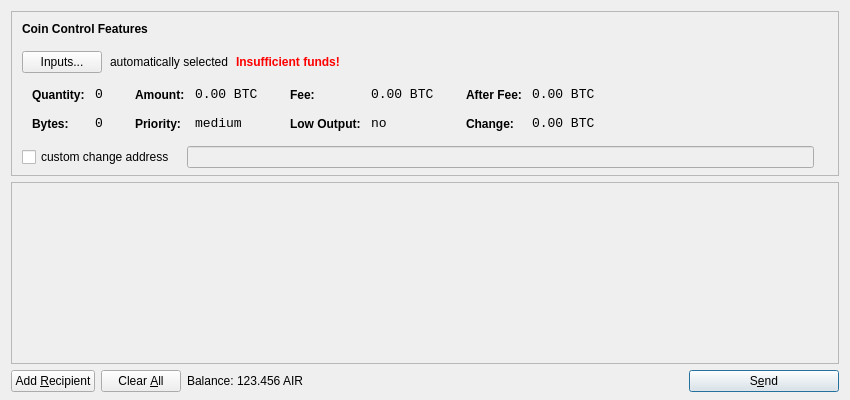
<?xml version="1.0" encoding="UTF-8"?>
<ui version="4.0">
 <class>SendCoinsDialog</class>
 <widget class="QDialog" name="SendCoinsDialog">
  <property name="geometry">
   <rect>
    <x>0</x>
    <y>0</y>
    <width>850</width>
    <height>400</height>
   </rect>
  </property>
  <property name="windowTitle">
   <string>Send Coins</string>
  </property>
  <layout class="QVBoxLayout" name="verticalLayout" stretch="0,1,0">
   <property name="bottomMargin">
    <number>8</number>
   </property>
   <item>
    <widget class="QFrame" name="frameCoinControl">
     <property name="sizePolicy">
      <sizepolicy hsizetype="Expanding" vsizetype="Expanding">
       <horstretch>0</horstretch>
       <verstretch>0</verstretch>
      </sizepolicy>
     </property>
     <property name="maximumSize">
      <size>
       <width>16777215</width>
       <height>16777215</height>
      </size>
     </property>
     <property name="frameShape">
      <enum>QFrame::StyledPanel</enum>
     </property>
     <property name="frameShadow">
      <enum>QFrame::Sunken</enum>
     </property>
     <layout class="QVBoxLayout" name="verticalLayoutCoinControl2">
      <property name="spacing">
       <number>-1</number>
      </property>
      <property name="leftMargin">
       <number>0</number>
      </property>
      <property name="topMargin">
       <number>0</number>
      </property>
      <property name="rightMargin">
       <number>0</number>
      </property>
      <property name="bottomMargin">
       <number>6</number>
      </property>
      <item>
       <layout class="QVBoxLayout" name="verticalLayoutCoinControl" stretch="0,0,0,0,1">
        <property name="spacing">
         <number>0</number>
        </property>
        <property name="leftMargin">
         <number>10</number>
        </property>
        <property name="topMargin">
         <number>10</number>
        </property>
        <item>
         <layout class="QHBoxLayout" name="horizontalLayoutCoinControl1">
          <property name="bottomMargin">
           <number>15</number>
          </property>
          <item>
           <widget class="QLabel" name="labelCoinControlFeatures">
            <property name="sizePolicy">
             <sizepolicy hsizetype="Preferred" vsizetype="Maximum">
              <horstretch>0</horstretch>
              <verstretch>0</verstretch>
             </sizepolicy>
            </property>
            <property name="font">
             <font>
              <weight>75</weight>
              <bold>true</bold>
             </font>
            </property>
            <property name="styleSheet">
             <string notr="true">font-weight:bold;</string>
            </property>
            <property name="text">
             <string>Coin Control Features</string>
            </property>
           </widget>
          </item>
         </layout>
        </item>
        <item>
         <layout class="QHBoxLayout" name="horizontalLayoutCoinControl2" stretch="0,0,0,0">
          <property name="spacing">
           <number>8</number>
          </property>
          <property name="bottomMargin">
           <number>10</number>
          </property>
          <item>
           <widget class="QPushButton" name="pushButtonCoinControl">
            <property name="styleSheet">
             <string notr="true"/>
            </property>
            <property name="text">
             <string>Inputs...</string>
            </property>
           </widget>
          </item>
          <item>
           <widget class="QLabel" name="labelCoinControlAutomaticallySelected">
            <property name="text">
             <string>automatically selected</string>
            </property>
            <property name="margin">
             <number>5</number>
            </property>
           </widget>
          </item>
          <item>
           <widget class="QLabel" name="labelCoinControlInsuffFunds">
            <property name="font">
             <font>
              <weight>75</weight>
              <bold>true</bold>
             </font>
            </property>
            <property name="styleSheet">
             <string notr="true">color:red;font-weight:bold;</string>
            </property>
            <property name="text">
             <string>Insufficient funds!</string>
            </property>
            <property name="margin">
             <number>5</number>
            </property>
           </widget>
          </item>
          <item>
           <spacer name="horizontalSpacerCoinControl">
            <property name="orientation">
             <enum>Qt::Horizontal</enum>
            </property>
            <property name="sizeHint" stdset="0">
             <size>
              <width>40</width>
              <height>1</height>
             </size>
            </property>
           </spacer>
          </item>
         </layout>
        </item>
        <item>
         <widget class="QWidget" name="widgetCoinControl" native="true">
          <property name="sizePolicy">
           <sizepolicy hsizetype="Preferred" vsizetype="Preferred">
            <horstretch>0</horstretch>
            <verstretch>0</verstretch>
           </sizepolicy>
          </property>
          <property name="minimumSize">
           <size>
            <width>0</width>
            <height>0</height>
           </size>
          </property>
          <property name="styleSheet">
           <string notr="true"/>
          </property>
          <layout class="QHBoxLayout" name="horizontalLayoutCoinControl5">
           <property name="margin">
            <number>0</number>
           </property>
           <item>
            <layout class="QHBoxLayout" name="horizontalLayoutCoinControl3" stretch="0,0,0,1">
             <property name="spacing">
              <number>20</number>
             </property>
             <property name="topMargin">
              <number>0</number>
             </property>
             <property name="bottomMargin">
              <number>10</number>
             </property>
             <item>
              <layout class="QFormLayout" name="formLayoutCoinControl1">
               <property name="horizontalSpacing">
                <number>10</number>
               </property>
               <property name="verticalSpacing">
                <number>14</number>
               </property>
               <property name="leftMargin">
                <number>10</number>
               </property>
               <property name="topMargin">
                <number>4</number>
               </property>
               <property name="rightMargin">
                <number>6</number>
               </property>
               <item row="0" column="0">
                <widget class="QLabel" name="labelCoinControlQuantityText">
                 <property name="styleSheet">
                  <string notr="true">font-weight:bold;</string>
                 </property>
                 <property name="text">
                  <string>Quantity:</string>
                 </property>
                 <property name="margin">
                  <number>0</number>
                 </property>
                </widget>
               </item>
               <item row="0" column="1">
                <widget class="QLabel" name="labelCoinControlQuantity">
                 <property name="font">
                  <font>
                   <family>Monospace</family>
                   <pointsize>10</pointsize>
                  </font>
                 </property>
                 <property name="cursor">
                  <cursorShape>IBeamCursor</cursorShape>
                 </property>
                 <property name="contextMenuPolicy">
                  <enum>Qt::ActionsContextMenu</enum>
                 </property>
                 <property name="text">
                  <string notr="true">0</string>
                 </property>
                 <property name="margin">
                  <number>0</number>
                 </property>
                 <property name="textInteractionFlags">
                  <set>Qt::LinksAccessibleByMouse|Qt::TextSelectableByKeyboard|Qt::TextSelectableByMouse</set>
                 </property>
                </widget>
               </item>
               <item row="1" column="0">
                <widget class="QLabel" name="labelCoinControlBytesText">
                 <property name="styleSheet">
                  <string notr="true">font-weight:bold;</string>
                 </property>
                 <property name="text">
                  <string>Bytes:</string>
                 </property>
                </widget>
               </item>
               <item row="1" column="1">
                <widget class="QLabel" name="labelCoinControlBytes">
                 <property name="font">
                  <font>
                   <family>Monospace</family>
                   <pointsize>10</pointsize>
                  </font>
                 </property>
                 <property name="cursor">
                  <cursorShape>IBeamCursor</cursorShape>
                 </property>
                 <property name="contextMenuPolicy">
                  <enum>Qt::ActionsContextMenu</enum>
                 </property>
                 <property name="text">
                  <string notr="true">0</string>
                 </property>
                 <property name="textInteractionFlags">
                  <set>Qt::LinksAccessibleByMouse|Qt::TextSelectableByKeyboard|Qt::TextSelectableByMouse</set>
                 </property>
                </widget>
               </item>
              </layout>
             </item>
             <item>
              <layout class="QFormLayout" name="formLayoutCoinControl2">
               <property name="horizontalSpacing">
                <number>10</number>
               </property>
               <property name="verticalSpacing">
                <number>14</number>
               </property>
               <property name="leftMargin">
                <number>6</number>
               </property>
               <property name="topMargin">
                <number>4</number>
               </property>
               <property name="rightMargin">
                <number>6</number>
               </property>
               <item row="0" column="0">
                <widget class="QLabel" name="labelCoinControlAmountText">
                 <property name="styleSheet">
                  <string notr="true">font-weight:bold;</string>
                 </property>
                 <property name="text">
                  <string>Amount:</string>
                 </property>
                 <property name="margin">
                  <number>0</number>
                 </property>
                </widget>
               </item>
               <item row="0" column="1">
                <widget class="QLabel" name="labelCoinControlAmount">
                 <property name="font">
                  <font>
                   <family>Monospace</family>
                   <pointsize>10</pointsize>
                  </font>
                 </property>
                 <property name="cursor">
                  <cursorShape>IBeamCursor</cursorShape>
                 </property>
                 <property name="contextMenuPolicy">
                  <enum>Qt::ActionsContextMenu</enum>
                 </property>
                 <property name="text">
                  <string notr="true">0.00 BTC</string>
                 </property>
                 <property name="textInteractionFlags">
                  <set>Qt::LinksAccessibleByMouse|Qt::TextSelectableByKeyboard|Qt::TextSelectableByMouse</set>
                 </property>
                </widget>
               </item>
               <item row="1" column="0">
                <widget class="QLabel" name="labelCoinControlPriorityText">
                 <property name="styleSheet">
                  <string notr="true">font-weight:bold;</string>
                 </property>
                 <property name="text">
                  <string>Priority:</string>
                 </property>
                </widget>
               </item>
               <item row="1" column="1">
                <widget class="QLabel" name="labelCoinControlPriority">
                 <property name="font">
                  <font>
                   <family>Monospace</family>
                   <pointsize>10</pointsize>
                  </font>
                 </property>
                 <property name="cursor">
                  <cursorShape>IBeamCursor</cursorShape>
                 </property>
                 <property name="contextMenuPolicy">
                  <enum>Qt::ActionsContextMenu</enum>
                 </property>
                 <property name="text">
                  <string>medium</string>
                 </property>
                 <property name="textInteractionFlags">
                  <set>Qt::LinksAccessibleByMouse|Qt::TextSelectableByKeyboard|Qt::TextSelectableByMouse</set>
                 </property>
                </widget>
               </item>
              </layout>
             </item>
             <item>
              <layout class="QFormLayout" name="formLayoutCoinControl3">
               <property name="horizontalSpacing">
                <number>10</number>
               </property>
               <property name="verticalSpacing">
                <number>14</number>
               </property>
               <property name="leftMargin">
                <number>6</number>
               </property>
               <property name="topMargin">
                <number>4</number>
               </property>
               <property name="rightMargin">
                <number>6</number>
               </property>
               <item row="0" column="0">
                <widget class="QLabel" name="labelCoinControlFeeText">
                 <property name="styleSheet">
                  <string notr="true">font-weight:bold;</string>
                 </property>
                 <property name="text">
                  <string>Fee:</string>
                 </property>
                 <property name="margin">
                  <number>0</number>
                 </property>
                </widget>
               </item>
               <item row="0" column="1">
                <widget class="QLabel" name="labelCoinControlFee">
                 <property name="font">
                  <font>
                   <family>Monospace</family>
                   <pointsize>10</pointsize>
                  </font>
                 </property>
                 <property name="cursor">
                  <cursorShape>IBeamCursor</cursorShape>
                 </property>
                 <property name="contextMenuPolicy">
                  <enum>Qt::ActionsContextMenu</enum>
                 </property>
                 <property name="text">
                  <string notr="true">0.00 BTC</string>
                 </property>
                 <property name="textInteractionFlags">
                  <set>Qt::LinksAccessibleByMouse|Qt::TextSelectableByKeyboard|Qt::TextSelectableByMouse</set>
                 </property>
                </widget>
               </item>
               <item row="1" column="0">
                <widget class="QLabel" name="labelCoinControlLowOutputText">
                 <property name="styleSheet">
                  <string notr="true">font-weight:bold;</string>
                 </property>
                 <property name="text">
                  <string>Low Output:</string>
                 </property>
                </widget>
               </item>
               <item row="1" column="1">
                <widget class="QLabel" name="labelCoinControlLowOutput">
                 <property name="font">
                  <font>
                   <family>Monospace</family>
                   <pointsize>10</pointsize>
                  </font>
                 </property>
                 <property name="cursor">
                  <cursorShape>IBeamCursor</cursorShape>
                 </property>
                 <property name="contextMenuPolicy">
                  <enum>Qt::ActionsContextMenu</enum>
                 </property>
                 <property name="text">
                  <string>no</string>
                 </property>
                 <property name="textInteractionFlags">
                  <set>Qt::LinksAccessibleByMouse|Qt::TextSelectableByKeyboard|Qt::TextSelectableByMouse</set>
                 </property>
                </widget>
               </item>
              </layout>
             </item>
             <item>
              <layout class="QFormLayout" name="formLayoutCoinControl4">
               <property name="horizontalSpacing">
                <number>10</number>
               </property>
               <property name="verticalSpacing">
                <number>14</number>
               </property>
               <property name="leftMargin">
                <number>6</number>
               </property>
               <property name="topMargin">
                <number>4</number>
               </property>
               <property name="rightMargin">
                <number>6</number>
               </property>
               <item row="0" column="0">
                <widget class="QLabel" name="labelCoinControlAfterFeeText">
                 <property name="styleSheet">
                  <string notr="true">font-weight:bold;</string>
                 </property>
                 <property name="text">
                  <string>After Fee:</string>
                 </property>
                 <property name="margin">
                  <number>0</number>
                 </property>
                </widget>
               </item>
               <item row="0" column="1">
                <widget class="QLabel" name="labelCoinControlAfterFee">
                 <property name="font">
                  <font>
                   <family>Monospace</family>
                   <pointsize>10</pointsize>
                  </font>
                 </property>
                 <property name="cursor">
                  <cursorShape>IBeamCursor</cursorShape>
                 </property>
                 <property name="contextMenuPolicy">
                  <enum>Qt::ActionsContextMenu</enum>
                 </property>
                 <property name="text">
                  <string notr="true">0.00 BTC</string>
                 </property>
                 <property name="textInteractionFlags">
                  <set>Qt::LinksAccessibleByMouse|Qt::TextSelectableByKeyboard|Qt::TextSelectableByMouse</set>
                 </property>
                </widget>
               </item>
               <item row="1" column="0">
                <widget class="QLabel" name="labelCoinControlChangeText">
                 <property name="styleSheet">
                  <string notr="true">font-weight:bold;</string>
                 </property>
                 <property name="text">
                  <string>Change:</string>
                 </property>
                </widget>
               </item>
               <item row="1" column="1">
                <widget class="QLabel" name="labelCoinControlChange">
                 <property name="font">
                  <font>
                   <family>Monospace</family>
                   <pointsize>10</pointsize>
                  </font>
                 </property>
                 <property name="cursor">
                  <cursorShape>IBeamCursor</cursorShape>
                 </property>
                 <property name="contextMenuPolicy">
                  <enum>Qt::ActionsContextMenu</enum>
                 </property>
                 <property name="text">
                  <string notr="true">0.00 BTC</string>
                 </property>
                 <property name="textInteractionFlags">
                  <set>Qt::LinksAccessibleByMouse|Qt::TextSelectableByKeyboard|Qt::TextSelectableByMouse</set>
                 </property>
                </widget>
               </item>
              </layout>
             </item>
            </layout>
           </item>
          </layout>
         </widget>
        </item>
        <item>
         <layout class="QHBoxLayout" name="horizontalLayoutCoinControl4" stretch="0,0,0">
          <property name="spacing">
           <number>12</number>
          </property>
          <property name="sizeConstraint">
           <enum>QLayout::SetDefaultConstraint</enum>
          </property>
          <property name="topMargin">
           <number>5</number>
          </property>
          <property name="rightMargin">
           <number>5</number>
          </property>
          <item>
           <widget class="QCheckBox" name="checkBoxCoinControlChange">
            <property name="text">
             <string>custom change address</string>
            </property>
           </widget>
          </item>
          <item>
           <widget class="QLineEdit" name="lineEditCoinControlChange">
            <property name="enabled">
             <bool>false</bool>
            </property>
            <property name="sizePolicy">
             <sizepolicy hsizetype="Expanding" vsizetype="Fixed">
              <horstretch>0</horstretch>
              <verstretch>0</verstretch>
             </sizepolicy>
            </property>
           </widget>
          </item>
          <item>
           <widget class="QLabel" name="labelCoinControlChangeLabel">
            <property name="sizePolicy">
             <sizepolicy hsizetype="Preferred" vsizetype="Expanding">
              <horstretch>0</horstretch>
              <verstretch>0</verstretch>
             </sizepolicy>
            </property>
            <property name="minimumSize">
             <size>
              <width>0</width>
              <height>0</height>
             </size>
            </property>
            <property name="text">
             <string/>
            </property>
            <property name="margin">
             <number>3</number>
            </property>
           </widget>
          </item>
         </layout>
        </item>
        <item>
         <spacer name="verticalSpacerCoinControl">
          <property name="orientation">
           <enum>Qt::Vertical</enum>
          </property>
          <property name="sizeHint" stdset="0">
           <size>
            <width>800</width>
            <height>1</height>
           </size>
          </property>
         </spacer>
        </item>
       </layout>
      </item>
     </layout>
    </widget>
   </item>
   <item>
    <widget class="QScrollArea" name="scrollArea">
     <property name="widgetResizable">
      <bool>true</bool>
     </property>
     <widget class="QWidget" name="scrollAreaWidgetContents">
      <property name="geometry">
       <rect>
        <x>0</x>
        <y>0</y>
        <width>830</width>
        <height>165</height>
       </rect>
      </property>
      <layout class="QVBoxLayout" name="verticalLayout_2">
       <property name="margin">
        <number>0</number>
       </property>
       <item>
        <layout class="QVBoxLayout" name="entries">
         <property name="spacing">
          <number>6</number>
         </property>
        </layout>
       </item>
       <item>
        <spacer name="verticalSpacer">
         <property name="orientation">
          <enum>Qt::Vertical</enum>
         </property>
         <property name="sizeHint" stdset="0">
          <size>
           <width>20</width>
           <height>40</height>
          </size>
         </property>
        </spacer>
       </item>
      </layout>
     </widget>
    </widget>
   </item>
   <item>
    <layout class="QHBoxLayout" name="horizontalLayout">
     <item>
      <widget class="QPushButton" name="addButton">
       <property name="toolTip">
        <string>Send to multiple recipients at once</string>
       </property>
       <property name="text">
        <string>Add &amp;Recipient</string>
       </property>
       <property name="icon">
        <iconset resource="../bitcoin.qrc">
         <normaloff>:/icons/add</normaloff>:/icons/add</iconset>
       </property>
       <property name="autoDefault">
        <bool>false</bool>
       </property>
      </widget>
     </item>
     <item>
      <widget class="QPushButton" name="clearButton">
       <property name="sizePolicy">
        <sizepolicy hsizetype="Minimum" vsizetype="Fixed">
         <horstretch>0</horstretch>
         <verstretch>0</verstretch>
        </sizepolicy>
       </property>
       <property name="toolTip">
        <string>Remove all transaction fields</string>
       </property>
       <property name="text">
        <string>Clear &amp;All</string>
       </property>
       <property name="icon">
        <iconset resource="../bitcoin.qrc">
         <normaloff>:/icons/remove</normaloff>:/icons/remove</iconset>
       </property>
       <property name="autoRepeatDelay">
        <number>300</number>
       </property>
       <property name="autoDefault">
        <bool>false</bool>
       </property>
      </widget>
     </item>
     <item>
      <layout class="QHBoxLayout" name="horizontalLayout_2">
       <property name="spacing">
        <number>3</number>
       </property>
       <item>
        <widget class="QLabel" name="label">
         <property name="text">
          <string>Balance:</string>
         </property>
        </widget>
       </item>
       <item>
        <widget class="QLabel" name="labelBalance">
         <property name="cursor">
          <cursorShape>IBeamCursor</cursorShape>
         </property>
         <property name="text">
          <string>123.456 AIR</string>
         </property>
         <property name="textInteractionFlags">
          <set>Qt::LinksAccessibleByMouse|Qt::TextSelectableByKeyboard|Qt::TextSelectableByMouse</set>
         </property>
        </widget>
       </item>
      </layout>
     </item>
     <item>
      <spacer name="horizontalSpacer">
       <property name="orientation">
        <enum>Qt::Horizontal</enum>
       </property>
       <property name="sizeHint" stdset="0">
        <size>
         <width>40</width>
         <height>20</height>
        </size>
       </property>
      </spacer>
     </item>
     <item>
      <widget class="QPushButton" name="sendButton">
       <property name="minimumSize">
        <size>
         <width>150</width>
         <height>0</height>
        </size>
       </property>
       <property name="toolTip">
        <string>Confirm the send action</string>
       </property>
       <property name="text">
        <string>S&amp;end</string>
       </property>
       <property name="icon">
        <iconset resource="../bitcoin.qrc">
         <normaloff>:/icons/send</normaloff>:/icons/send</iconset>
       </property>
       <property name="default">
        <bool>true</bool>
       </property>
      </widget>
     </item>
    </layout>
   </item>
  </layout>
 </widget>
 <resources>
  <include location="../bitcoin.qrc"/>
 </resources>
 <connections/>
</ui>
